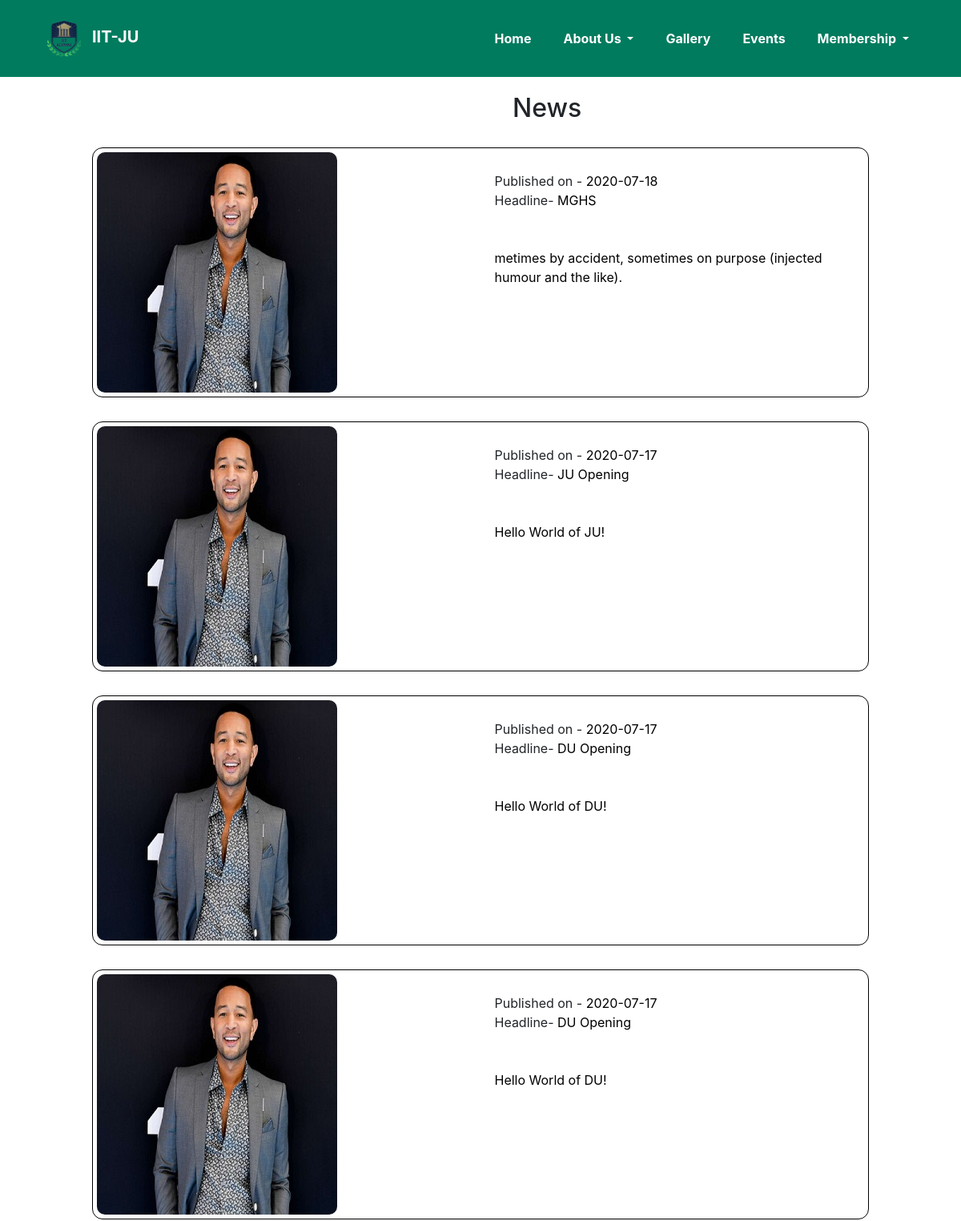
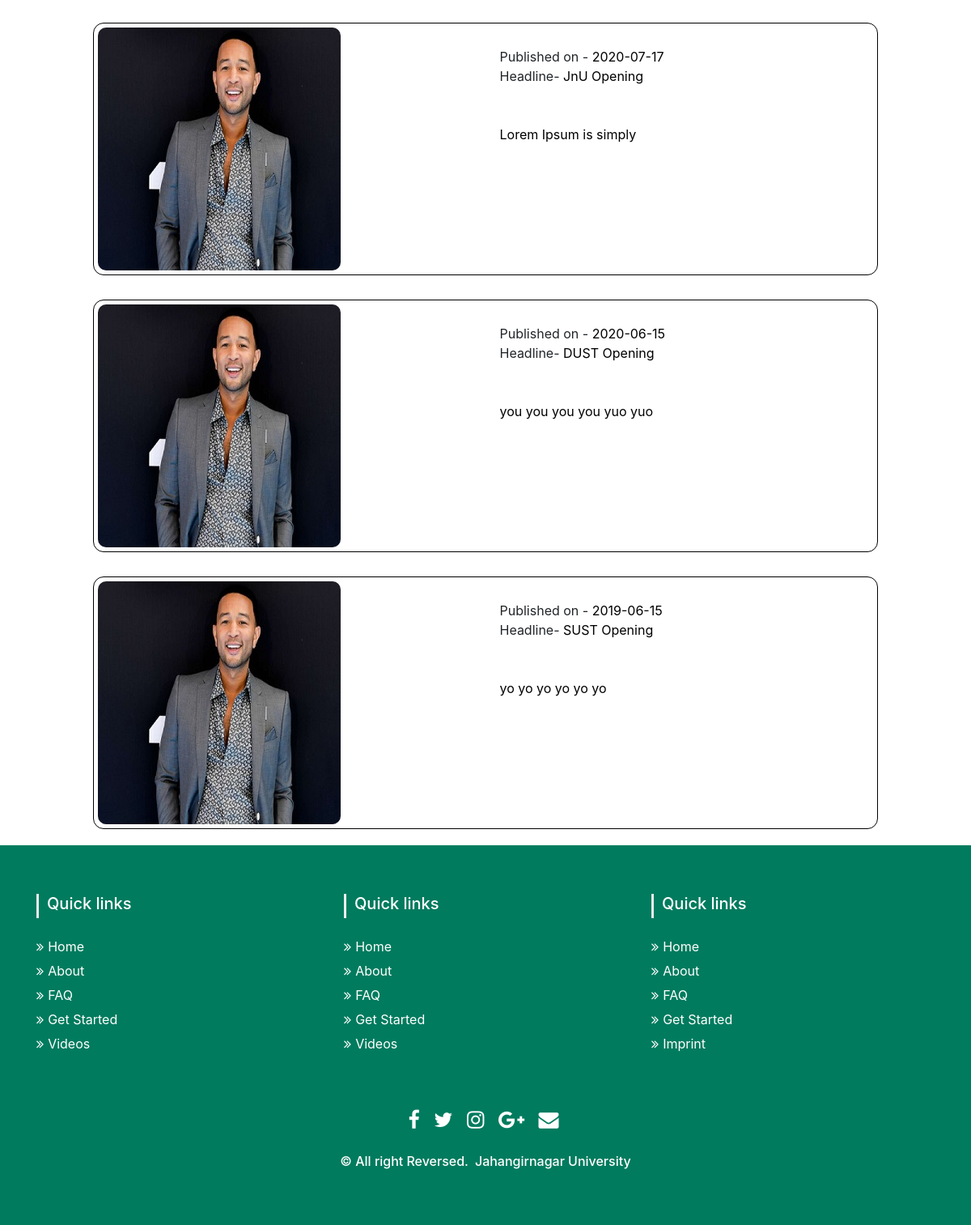
Page /show_News.php on the committed database (2 pictures, top to bottom).
### tables this page shows
CREATE TABLE `news` (
  `id` int(11) NOT NULL,
  `details` mediumtext NOT NULL,
  `headline` text NOT NULL,
  `date` date NOT NULL,
  `image` varchar(255) DEFAULT NULL,
  `created` datetime(6) DEFAULT NULL,
  `updated` datetime(6) DEFAULT NULL
);

### show_News.php (the view, shortened to what this page needs)
<!DOCTYPE html>
<html lang="en">
<head>
    <link rel="stylesheet" href="https://maxcdn.bootstrapcdn.com/bootstrap/4.5.0/css/bootstrap.min.css" />
    <link rel="stylesheet" href="css/profile.css" />
    <link rel="stylesheet" href="https://cdnjs.cloudflare.com/ajax/libs/font-awesome/4.7.0/css/font-awesome.css" />
    <link rel="stylesheet" href="css/style.css">
</head>
<body>
    <?php
    $hostname = "localhost";
    $username = "root";
    $password = "";
    $dbname = "alumni";
    $link = mysqli_connect($hostname, $username, $password, $dbname);
    $sql = "Select * from news ORDER BY date DESC";
    $newsInfo = mysqli_query($link, $sql);
    ?>
    <section>
        <?php include('layout/header.php'); ?>
    </section>
     <?php
            if($newsInfo){
                ?>
                <h2 style="margin-left:640px; margin-top:20px;">News</h2>
                <?php
                while($row = mysqli_fetch_row($newsInfo)){
                    $details = $row[1];
                    $headline = $row[2];
                    $date = $row[3];
                    $image = $row[4];
                    ?>
                    <div class="container main_info_area" style="width:1000px;margin-bottom:20px">
                        <div class="user_information">
                           <div class="row">
                               <div class="col-md-6">
                                   <img style="border-radius:10px" class="user_image" src="news_Img//<?php echo $image; ?>">
                               </div>
                                <div class="col-md-6">
                                    <br>
                                    Published on -<a style="text-decoration:none;color:black" href="#"> <?php  echo $date; ?> </a><br>
                                    Headline- <a style="text-decoration:none;color:black" href="#"> <?php  echo $headline; ?> </a><br>
                                    <br><br><a style="text-decoration:none;color:black" href="#"> <?php  echo $details; ?> </a><br>
                                </div>
                            </div>
                        </div>
                    </div>
            <?php
                }
            }
            ?>
    <section>
        <?php include('layout/footer.php') ?>
    </section>
</body>
</html>

### css/profile.css (style rules this page uses)
.user_image { border-radius: 50%; }
.user_information { border: 1px solid black; border-radius: 13px; padding: 5px 0; padding-left: 5px; }
.main_info_area { margin-top: 30px; }

### css/style.css (style rules this page uses)
* { margin: 0; padding: 0; }

### rows in the picture
news: image (picture), date "2020-07-18", headline "MGHS", details "metimes by accident, sometimes on purpose (injected humour and the like)."
news: image (picture), date "2020-07-17", headline "JU Opening", details "Hello World of JU!"
news: image (picture), date "2020-07-17", headline "DU Opening", details "Hello World of DU!"
news: image (picture), date "2020-07-17", headline "DU Opening", details "Hello World of DU!"
news: image (picture), date "2020-07-17", headline "JnU Opening", details "Lorem Ipsum is simply"
news: image (picture), date "2020-06-15", headline "DUST Opening", details "you you you you yuo yuo"
news: image (picture), date "2019-06-15", headline "SUST Opening", details "yo yo yo yo yo yo"
